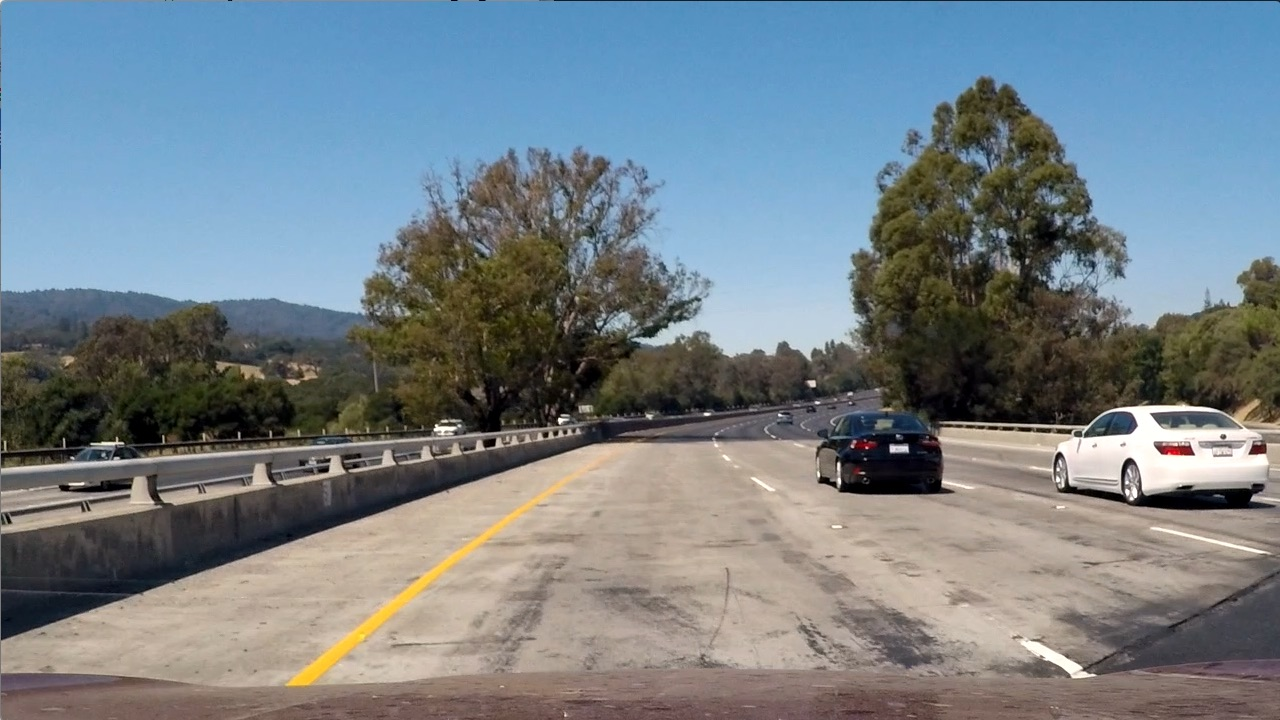
#> input picture test_images/test1.jpg, 1280 x 720 px; its folder holds 4 pictures in this run
$ python test.py
#> lines starting #> are read from the running program, lines starting #| are printed output that depends on the picture
#!/usr/bin/env python3
# -*- coding: utf-8 -*-
"""
Created on Mon Jun 12 23:32:20 2017

@author: srikanthnarayanan
"""

import cv2
import matplotlib.pyplot as plt
import numpy as np
import matplotlib.image as mpimg
import glob
import os
# Arrays to store object and image points from the chessboard images


test_path = glob.glob(os.path.join('test_images', 'test*.jpg'))
test_images = []
undist_images = []
for impath in test_path:
    img = cv2.imread(impath)
#> img is the input picture: shape (720, 1280, 3); mean B, G, R 135.5, 128.7, 117.5
    test_images.append(img.copy())

for img in test_images:
    plt.imshow(img)
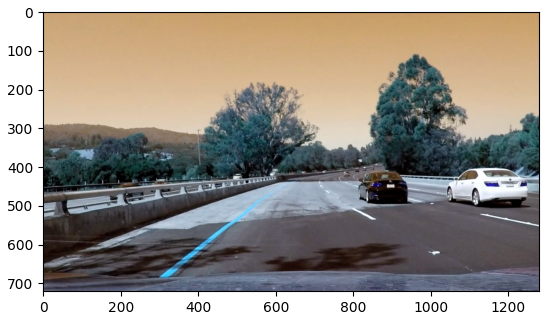
#> figure drawn by matplotlib, 1 panel; B, G, R data is drawn as R, G, B
